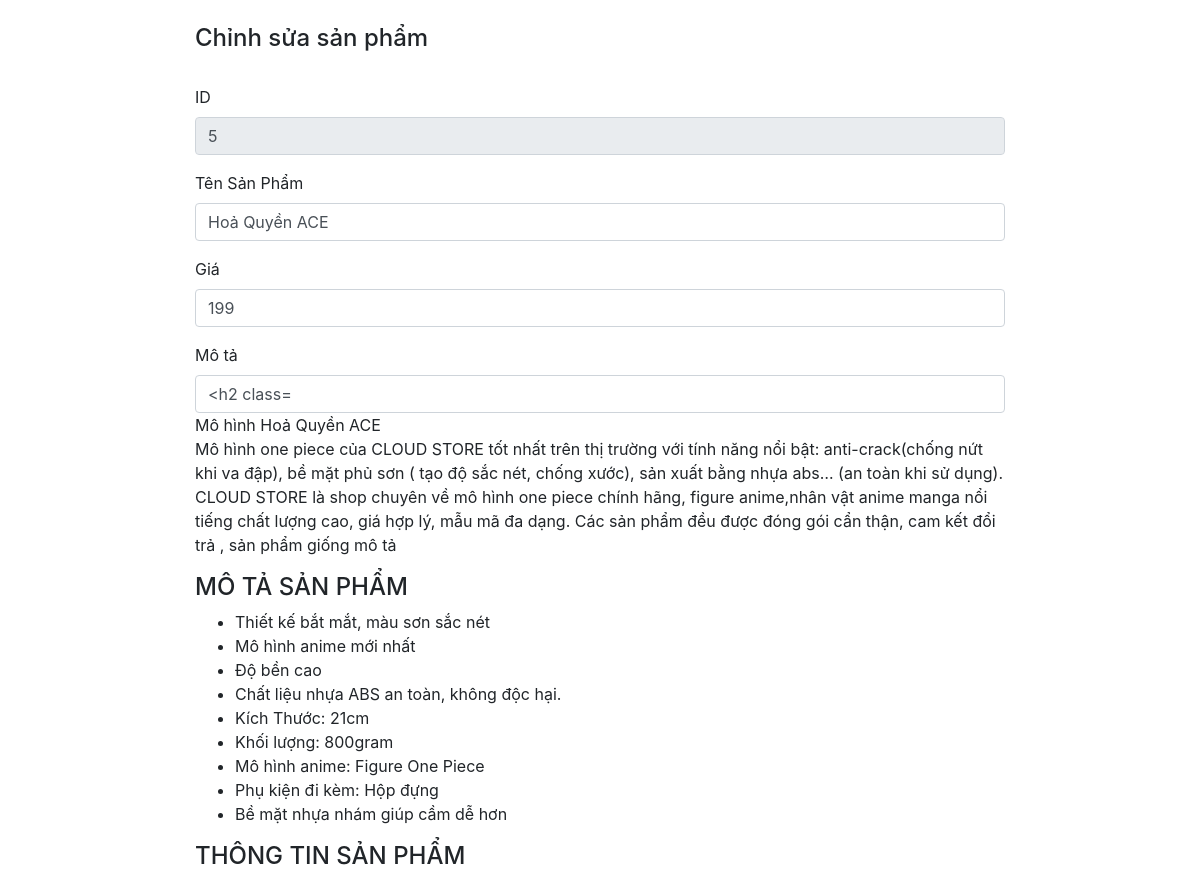
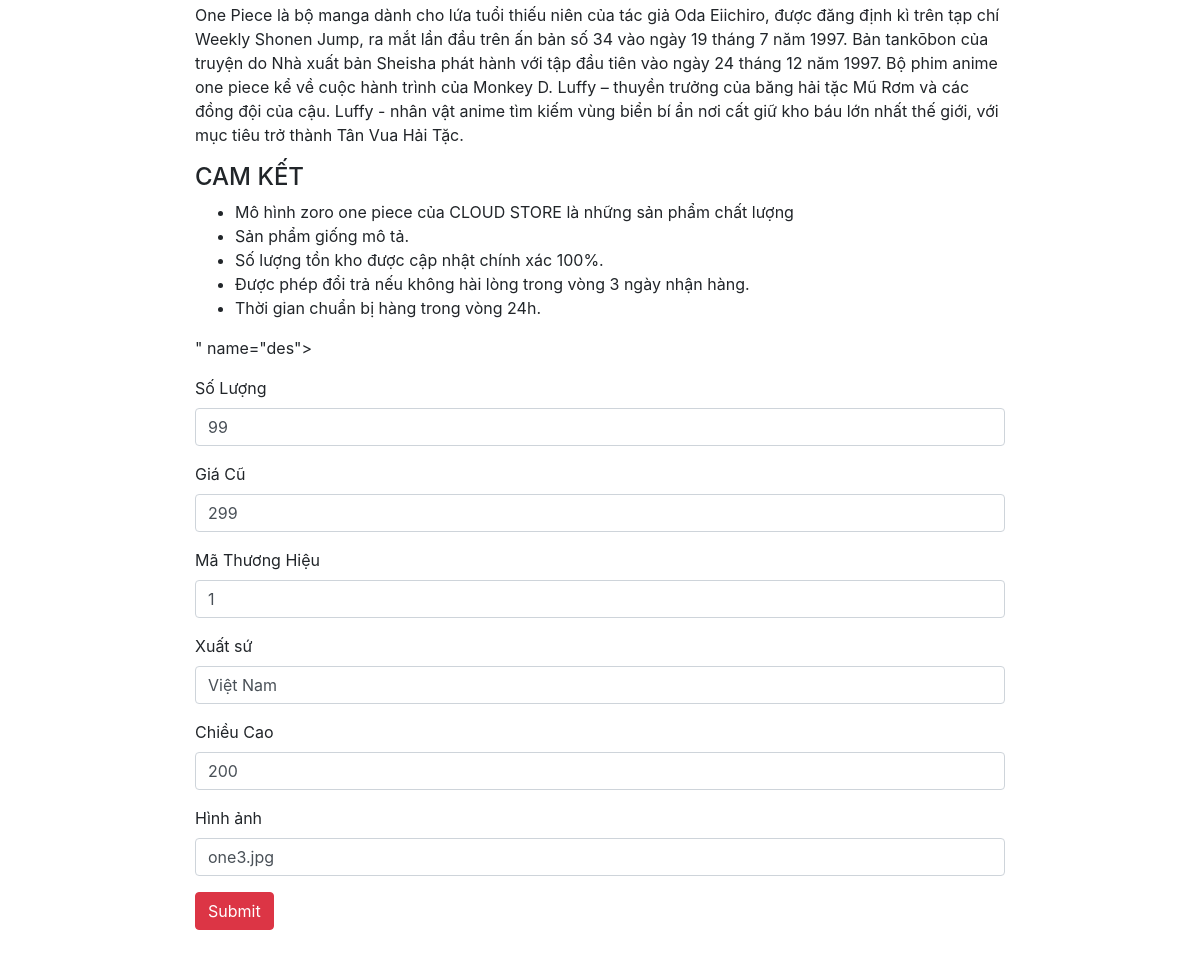
/web/admin/editProduct.php?id=5, run on the app's committed database (2 pictures, top to bottom).
### tables this page shows
CREATE TABLE `product` (
  `id` int(8) NOT NULL auto_increment,
  `name` varchar(255) NOT NULL,
  `price` float NOT NULL,
  `lastPrice` double NOT NULL,
  `des` text NOT NULL,
  `idBrand` varchar(255) NOT NULL,
  `quantity` varchar(255) NOT NULL,
  `image` varchar(255) NOT NULL,
  `origin` varchar(255) NOT NULL,
  `size` varchar(255) NOT NULL,
  `material` varchar(255) NOT NULL,
  PRIMARY KEY  (`id`),
  KEY `idBrand` (`idBrand`)
);

### web/admin/editProduct.php (the view, shortened to what this page needs)
<?php
    $p = new myhome();
    $sqlConnect = $p->connect();
    $id = $_REQUEST['id'];
    $sql_up= "select *from product where id=".$id."";
    $query_up= mysql_query($sql_up,$sqlConnect);
    $row_up= mysql_fetch_assoc($query_up);
?>
<!DOCTYPE html>
<html lang="en">
<head>
    <link rel="stylesheet" href="https://maxcdn.bootstrapcdn.com/bootstrap/4.3.1/css/bootstrap.min.css">
</head>
<body>
<div class="container text-left" style="width: 70%; margin-bottom: 3rem;">
        <br>
        <h4>
            Chỉnh sửa sản phẩm
        </h4>
        <br>
        <form method="POST" action="" enctype="multipart/form-data">
            <div class="form-group">
                <label for="formGroupExampleInput4">ID</label>
                <input type="text" class="form-control" required value="<?php echo $row_up['id'] ?>" name="id" disabled>
            </div>
            <div class="form-group">
                <label for="formGroupExampleInput">Tên Sản Phẩm</label>
                <input type="text" class="form-control" required value="<?php echo $row_up['name'] ?>" name="name">
            </div>
            <div class="form-group">
                <label for="formGroupExampleInput2">Giá</label>
                <input type="text" class="form-control" required value="<?php echo $row_up['price'] ?>" name="price">
            </div>
            <div class="form-group">
                <label for="formGroupExampleInput4">Mô tả</label>
                <input type="text" class="form-control" required value="<?php echo $row_up['des'] ?>" name="des">
            </div>
            <div class="form-group">
                <label for="formGroupExampleInput2">Số Lượng</label>
                <input type="text" class="form-control" required value="<?php echo $row_up['quantity'] ?>" name="quantity">
            </div>
            <div class="form-group">
                <label for="formGroupExampleInput2">Giá Cũ</label>
                <input type="text" class="form-control" required value="<?php echo $row_up['lastPrice'] ?>" name="lastPrice">
            </div>
            <div class="form-group">
                <label for="formGroupExampleInput2">Mã Thương Hiệu</label>
                <input type="text" class="form-control" required value="<?php echo $row_up['idBrand'] ?>" name="idBrand">
            </div>
            <div class="form-group">
                <label for="formGroupExampleInput2">Xuất sứ</label>
                <input type="text" class="form-control" required value="<?php echo $row_up['origin'] ?>" name="origin">
            </div>
            <div class="form-group">
                <label for="formGroupExampleInput2">Chiều Cao</label>
                <input type="text" class="form-control" required value="<?php echo $row_up['size'] ?>" name="size">
            </div>
            <div class="form-group" >
                <label for="formGroupExampleInput2">Hình ảnh</label>
                <input type="text" class="form-control" required value="<?php echo $row_up['image'] ?>" name="image" >
            </div>
            <input type="submit" class="btn btn-danger" value="Submit" name="submit">
        </form>
    </div>
</body>
</html>

### data on the page
product: id "5", name "Hoả Quyền ACE", price "199", des "Mô hình Hoả Quyền ACE Mô hình one piece của CLOUD STORE tốt nhất trên thị trường với tính năng nổi bật: anti-crack(chống nứt khi va đập), bề mặt phủ sơn ( tạo độ sắc nét, chống xước), sản xuất bằng nhựa abs… (an toàn khi sử dụng). CLOUD STORE là shop chuyên về mô hình one piece chính hãng, figure anime,nhân vật anime manga nổi tiếng chất lượng cao, giá hợp lý, mẫu mã đa dạng. Các sản phẩm đều được đóng gói cẩn thận, cam kết đổi trả , sản phẩm giống mô tả MÔ TẢ SẢN PHẨM Thiết kế bắt mắt, màu sơn sắc nét Mô hình anime mới nhất Độ bền cao Chất liệu nhựa ABS an toàn, không độc hại. Kích Thước: 21cm Khối lượng: 800gram Mô hình anime: Figure One Piece Phụ kiện đi kèm: Hộp đựng Bề mặt nhựa nhám…", quantity "99", lastPrice "299", idBrand "1", origin "Việt Nam", size "200", image "one3.jpg"
